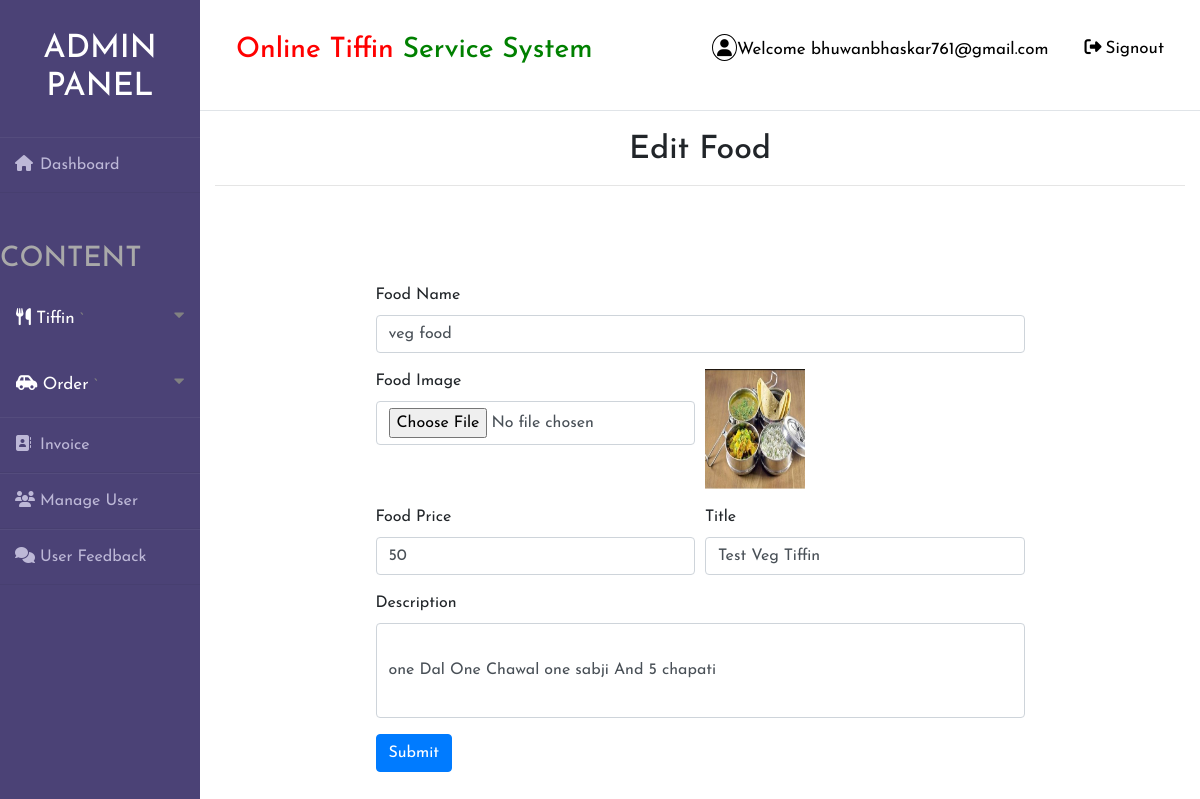
Page /edit_food/14 (signed in) on the committed database.
### tiffin/models.py (models this page shows, shortened)
class Food(models.Model):
    food_name = models.CharField(max_length=100,null=True)
    title = models.CharField(max_length=30,null=True)
    price = models.IntegerField(null=True)
    food_detail = models.CharField(max_length=200,null=True)
    image = models.FileField(null=True)

### tiffin/views.py (the view, shortened to what this page needs)
# urls.py: path('edit_food/<int:pid>', Edit_Food, name="edit_food"),
def Edit_Food(request,pid):
    if not request.user.is_authenticated:
        return redirect('login_admin')
    error=False
    pro = Food.objects.get(id=pid)
    d = {'error':error,'pro':pro}
    return render(request, 'edit_food.html', d)

### tiffin/templates/edit_food.html (shortened to what this page needs)
{% extends 'admin_nav.html' %}
{% block body %}
{% load static %}
<div class="container">
    <h2 style="margin-top:20px" align="center">Edit Food</h2><hr>
<div class="container-fluid" style="width:70%;margin-top:10%">
<form method="post" action="" enctype="multipart/form-data">
    <div class="form-row">
    <div class="form-group col-md-12">
      <label for="inputEmail4">Food Name</label>
      <input type="text" class="form-control" name="pname" value="{{pro.food_name}}" id="inputEmail4">
    </div></div>
    <div class="form-row">
    <div class="form-group col-md-6">
    <label for="exampleInputPassword1">Food Image</label>
    <input type="file" class="form-control" id="exampleInputPassword1" name="img" value="choose file">
</div>
        <div class="form-group col-md-6">
    <img src="{{pro.image.url}}" style="width:100px;height:120px">
</div>
    </div>
<div class="form-row">
    <div class="form-group col-md-6">
      <label for="inputEmail4">Food Price</label>
      <input type="number" class="form-control" name="price" value="{{pro.price}}" id="inputEmail4">
    </div>
    <div class="form-group col-md-6">
      <label for="inputEmail4">Title</label>
      <input type="text" class="form-control" name="title" value="{{pro.title}}" id="inputEmail4">
    </div>
</div>
    <div class="form-group">
    <label for="inputEmail4">Description</label>
      <input type="text" class="form-control" name="detail" style="height:95px" value="{{pro.food_detail}}" id="inputEmail4">
  </div>
  <button type="submit" class="btn btn-primary">Submit</button>
</form>
</div>
</div>
{% endblock %}

### tiffin/templates/admin_nav.html (shortened to what this page needs)
<!DOCTYPE html>
<html lang="en">
{% load static %}
<head>
	<link rel="stylesheet" href="{% static 'style1.css' %}">
    <link rel="stylesheet" href="https://cdnjs.cloudflare.com/ajax/libs/font-awesome/4.7.0/css/font-awesome.min.css">
    <link rel="stylesheet" href="https://maxcdn.bootstrapcdn.com/bootstrap/4.0.0/css/bootstrap.min.css">
  <link rel = stylesheet href = "//cdn.datatables.net/1.10.19/css/jquery.dataTables.min.css">
</head>
<body>
<div class="wrapper">
    <div class="sidebar">
        <h2>Admin Panel</h2>
        <ul>
            <li style="margin-bottom:50px"><a href="{% url 'admin_home' %}"><i class="fas fa-home"></i>Dashboard</a></li>
            <h3 style="color:Darkgrey;margin-bottom:10px">CONTENT</h3>
            <button class="dropdown dropdown-btn nav-link" style="padding-top:20px;padding-bottom:20px">
                <a href="#" style="color: #fff"><i class="fas fa-utensils"></i>
                    Tiffin</a>
    `           <i class="fa fa-caret-down"></i>
            </button>
            <button class="dropdown-btn nav-link" style="padding-top:20px;padding-bottom:20px">
                <a href="" style="color: #fff"><i class="fas fa-car-side"></i>
                    Order</a>
    `           <i class="fa fa-caret-down"></i>
            </button>
            <li><a href="{% url 'order_invoice' %}"><i class="fas fa-address-book"></i>Invoice</a></li>
            <li><a href="{% url 'view_user' %}"><i class="fas fa-users"></i>Manage User</a></li>
            <li><a href="{% url 'view_feedback' %}"><i class="fas fa-comments"></i>User Feedback</a></li>
</ul>
    </div>
    <div class="main_content">
        <div class="header"><div class="topnav">
  <a class="active" href="#home"><h3><span style="color:red">Online Tiffin</span> <span style="color:green">Service System</span></h3></a>
  <div class="topnav-right">
    <a href="#search"><i style="padding:4px;border-radius:50%;border:1px solid black" class="fas fa-user"></i>Welcome {{request.user.username}}</a>
    <a href="{% url 'logout' %}"><i style="padding:4px;bborder:1px solid black" class="fas fa-sign-out-alt"></i>Signout</a>
  </div>
</div>
</div>
        {% block body %}
        {% endblock %}
    </div>
</div>
</body>
</html>

### tiffin/static/style1.css (style rules this page uses)
* { margin: 0; padding: 0; box-sizing: border-box; list-style: none; text-decoration: none; font-family: 'Josefin Sans', sans-serif; }
body { background-color: #f3f5f9; }
.wrapper { display: flex; position: relative; }
.wrapper .sidebar { width: 200px; height: 100%; background: #4b4276; padding: 30px 0px; position: fixed; }
.wrapper .sidebar h2 { color: #fff; text-transform: uppercase; text-align: center; margin-bottom: 30px; }
.wrapper .sidebar ul li { padding: 15px; border-bottom: 1px solid #bdb8d7; border-bottom: 1px solid rgba(0,0,0,0.05); border-top: 1px solid rgba(255,255,255,0.05); }
.wrapper .sidebar ul li a { color: #bdb8d7; display: block; }
.wrapper .sidebar ul li a .fas { width: 25px; }
.wrapper .main_content { width: 100%; margin-left: 200px; }
.wrapper .main_content .header { padding: 20px; background: #fff; color: #717171; border-bottom: 1px solid #e0e4e8; }
.topnav { overflow: hidden; background-color: #fff; }
.topnav a { float: left; color: black; text-align: center; padding: 14px 16px; text-decoration: none; font-size: 17px; }
.topnav-right { float: right; }

### tiffin/templates/admin_nav.html (style rules this page uses)
* { box-sizing: border-box; }
body { font-family: "Lato", sans-serif; }
.sidenav a, .dropdown-btn { padding: 6px 8px 6px 16px; text-decoration: none; font-size: 20px; color: #818181; display: block; border: none; background: none; width: 100%; text-align: left; cursor: pointer; outline: none; }
.fa-caret-down { float: right; padding-right: 8px; }
.nav-link { font-size:17px; }

### rows in the picture
Food: pname "veg food", image (picture), price "50", title "Test Veg Tiffin", detail "one Dal One Chawal one sabji And 5 chapati"

### other values in the picture
{{ request.user.username }} "bhuwanbhaskar761@gmail.com"
